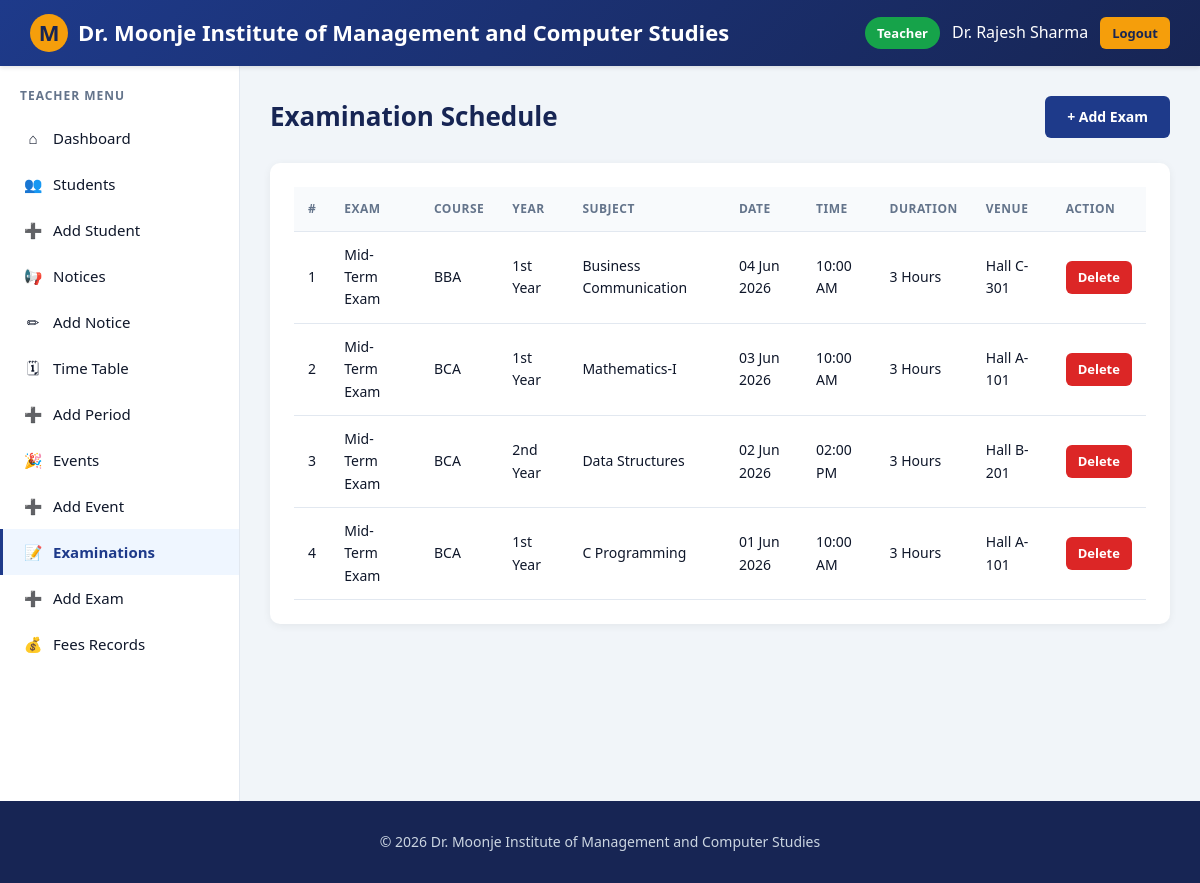
The page /teacher/exams.php (signed in) on the database its author committed.
### tables this page shows
CREATE TABLE examinations (
    id INT AUTO_INCREMENT PRIMARY KEY,
    exam_name VARCHAR(100) NOT NULL,
    course VARCHAR(50) NOT NULL,
    year VARCHAR(10) NOT NULL,
    subject VARCHAR(100) NOT NULL,
    exam_date DATE NOT NULL,
    exam_time TIME NOT NULL,
    duration VARCHAR(20),
    venue VARCHAR(100),
    posted_by INT NOT NULL,
    created_at TIMESTAMP DEFAULT CURRENT_TIMESTAMP,
    FOREIGN KEY (posted_by) REFERENCES teachers(id) ON DELETE CASCADE
);

### config/db.php (called while the page is built, shortened)
<?php
function e($value) {
    return htmlspecialchars($value ?? '', ENT_QUOTES, 'UTF-8');
}

### teacher/exams.php (the view, shortened to what this page needs)
<?php
require_once '../includes/teacher_header.php';
$res = $conn->query("SELECT e.*, t.name AS teacher_name FROM examinations e LEFT JOIN teachers t ON e.posted_by=t.id ORDER BY e.exam_date DESC");
?>
<div class="page-header">
    <div><h1>Examination Schedule</h1></div>
    <a href="add_exam.php" class="btn">+ Add Exam</a>
</div>
<div class="panel">
    <div class="table-wrap">
        <table>
            <thead><tr><th>#</th><th>Exam</th><th>Course</th><th>Year</th><th>Subject</th><th>Date</th><th>Time</th><th>Duration</th><th>Venue</th><th>Action</th></tr></thead>
            <tbody>
                <?php if($res->num_rows): $i=1; while($r=$res->fetch_assoc()): ?>
                    <tr>
                        <td><?= $i++ ?></td>
                        <td><?= e($r['exam_name']) ?></td>
                        <td><?= e($r['course']) ?></td>
                        <td><?= e($r['year']) ?></td>
                        <td><?= e($r['subject']) ?></td>
                        <td><?= date('d M Y', strtotime($r['exam_date'])) ?></td>
                        <td><?= date('h:i A', strtotime($r['exam_time'])) ?></td>
                        <td><?= e($r['duration']) ?></td>
                        <td><?= e($r['venue']) ?></td>
                        <td><?php if($r['posted_by']==$_SESSION['teacher_id']): ?><a href="?delete=<?= $r['id'] ?>" class="btn btn-sm btn-danger" onclick="return confirm('Delete?')">Delete</a><?php endif; ?></td>
                    </tr>
                <?php endwhile; else: ?>
                    <tr><td colspan="10" style="text-align:center; color:#64748b;">No exams added.</td></tr>
                <?php endif; ?>
            </tbody>
        </table>
    </div>
</div>
<?php require_once '../includes/teacher_footer.php'; ?>

### assets/css/style.css (style rules this page uses)
* { margin:0; padding:0; box-sizing:border-box; }
:root { --primary:#1e3a8a; --primary-dark:#172554; --secondary:#f59e0b; --accent:#0ea5e9; --light:#f8fafc; --dark:#0f172a; --gray:#64748b; --border:#e2e8f0; --success:#16a34a; --danger:#dc2626; --warning:#f59e0b; --card-shadow:0 2px 8px rgba(0,0,0,0.06); }
body { font-family:'Segoe UI', Tahoma, sans-serif; background:#f1f5f9; color:var(--dark); line-height:1.6; min-height:100vh; }
a { text-decoration:none; color:var(--primary); }
.page-header { display:flex; justify-content:space-between; align-items:center; margin-bottom:25px; flex-wrap:wrap; gap:12px; }
.page-header h1 { font-size:26px; color:var(--primary-dark); }
.panel { background:#fff; border-radius:10px; padding:24px; box-shadow:var(--card-shadow); margin-bottom:20px; }
.table-wrap { overflow-x:auto; }
table { width:100%; border-collapse:collapse; font-size:14px; }
table th, table td { padding:12px 14px; text-align:left; border-bottom:1px solid var(--border); }
table th { background:#f8fafc; color:var(--gray); font-weight:600; text-transform:uppercase; font-size:12px; letter-spacing:0.5px; }
.btn { display:inline-block; padding:10px 22px; background:var(--primary); color:#fff; border:none; border-radius:6px; cursor:pointer; font-size:14px; font-weight:600; transition:background .2s, transform .1s; text-decoration:none; }
.btn-danger { background:var(--danger); }
.btn-sm { padding:6px 12px; font-size:13px; }

### rows shown on the page
examinations: exam_name "Mid-Term Exam", course "BBA", year "1st Year", subject "Business Communication", exam_date "04 Jun 2026", exam_time "10:00 AM", duration "3 Hours", venue "Hall C-301"
examinations: exam_name "Mid-Term Exam", course "BCA", year "1st Year", subject "Mathematics-I", exam_date "03 Jun 2026", exam_time "10:00 AM", duration "3 Hours", venue "Hall A-101"
examinations: exam_name "Mid-Term Exam", course "BCA", year "2nd Year", subject "Data Structures", exam_date "02 Jun 2026", exam_time "02:00 PM", duration "3 Hours", venue "Hall B-201"
examinations: exam_name "Mid-Term Exam", course "BCA", year "1st Year", subject "C Programming", exam_date "01 Jun 2026", exam_time "10:00 AM", duration "3 Hours", venue "Hall A-101"

### other values the page prints
$_SESSION['teacher_name'] "Dr. Rajesh Sharma"
